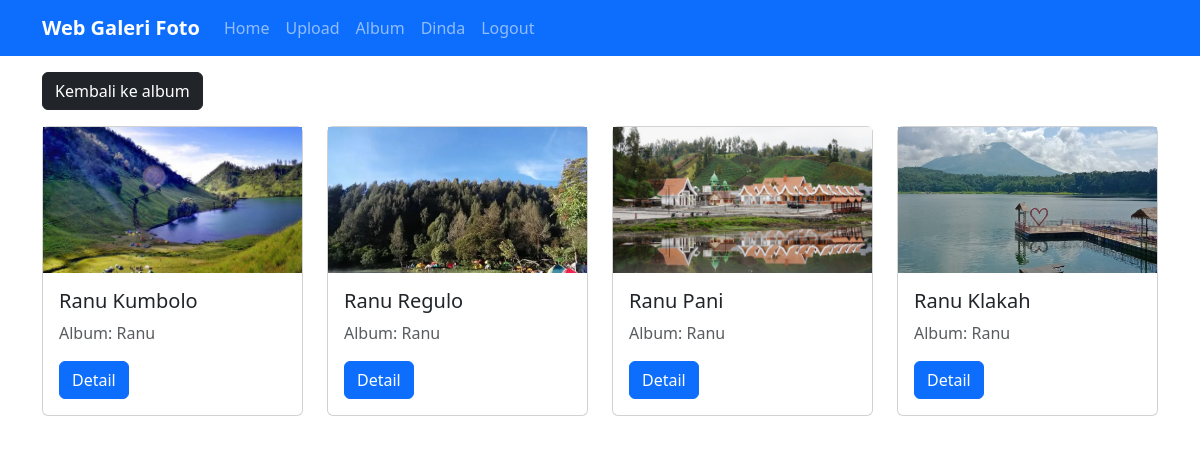
Page /?url=kategori&&albumid=17 (signed in) on the committed database.
### tables this page shows
CREATE TABLE `foto` (
  `fotoid` int(11) NOT NULL,
  `judulfoto` varchar(255) NOT NULL,
  `deskripsifoto` text NOT NULL,
  `tanggalunggah` date NOT NULL,
  `lokasifile` varchar(255) NOT NULL,
  `albumid` int(11) NOT NULL,
  `userid` int(11) NOT NULL
);

CREATE TABLE `album` (
  `albumid` int(11) NOT NULL,
  `namaalbum` varchar(255) NOT NULL,
  `deskripsi` text NOT NULL,
  `tanggaldibuat` date NOT NULL,
  `userid` int(11) NOT NULL
);

### page/kategori.php (the view)
<div class="container">
   <div class="row">
      <div class="col-12 py-3">
         <a href="?url=album" class="btn btn-dark">Kembali ke album</a>
      </div>
      <?php
      $kategori=mysqli_query($conn, "SELECT * FROM foto INNER JOIN album ON foto.albumid=album.albumid WHERE foto.albumid='{$_GET['albumid']}'");
      foreach($kategori as $kat):
      ?>
      <div class="col-6 col-md-4 col-lg-3 mb-4">
            <div class="card">
                <img src="uploads/<?= $kat['lokasifile'] ?>" class="object-fit-cover" style="aspect-ratio: 16/9;">
                <div class="card-body">
                    <h5 class="card-title"><?= $kat['judulfoto'] ?></h5>
                    <p class="card-text text-muted">Album: <?= $kat['namaalbum'] ?></p>
                    <a href="?url=detail&&id=<?= $kat['fotoid'] ?>" class="btn btn-primary">Detail</a>
                </div>
            </div>
        </div>
      <?php endforeach; ?>
   </div>
</div>

### assets/css/style.css (style rules this page uses)
.container { width: 100%; margin: 0 auto; }
.container:after { content: ''; display: block; clear: both; }

### rows in the picture
foto: lokasifile (picture), judulfoto "Ranu Kumbolo", albumid.namaalbum "Ranu"
foto: lokasifile (picture), judulfoto "Ranu Regulo", albumid.namaalbum "Ranu"
foto: lokasifile (picture), judulfoto "Ranu Pani", albumid.namaalbum "Ranu"
foto: lokasifile (picture), judulfoto "Ranu Klakah", albumid.namaalbum "Ranu"

### other values in the picture
$_SESSION['username'] "Dinda"
